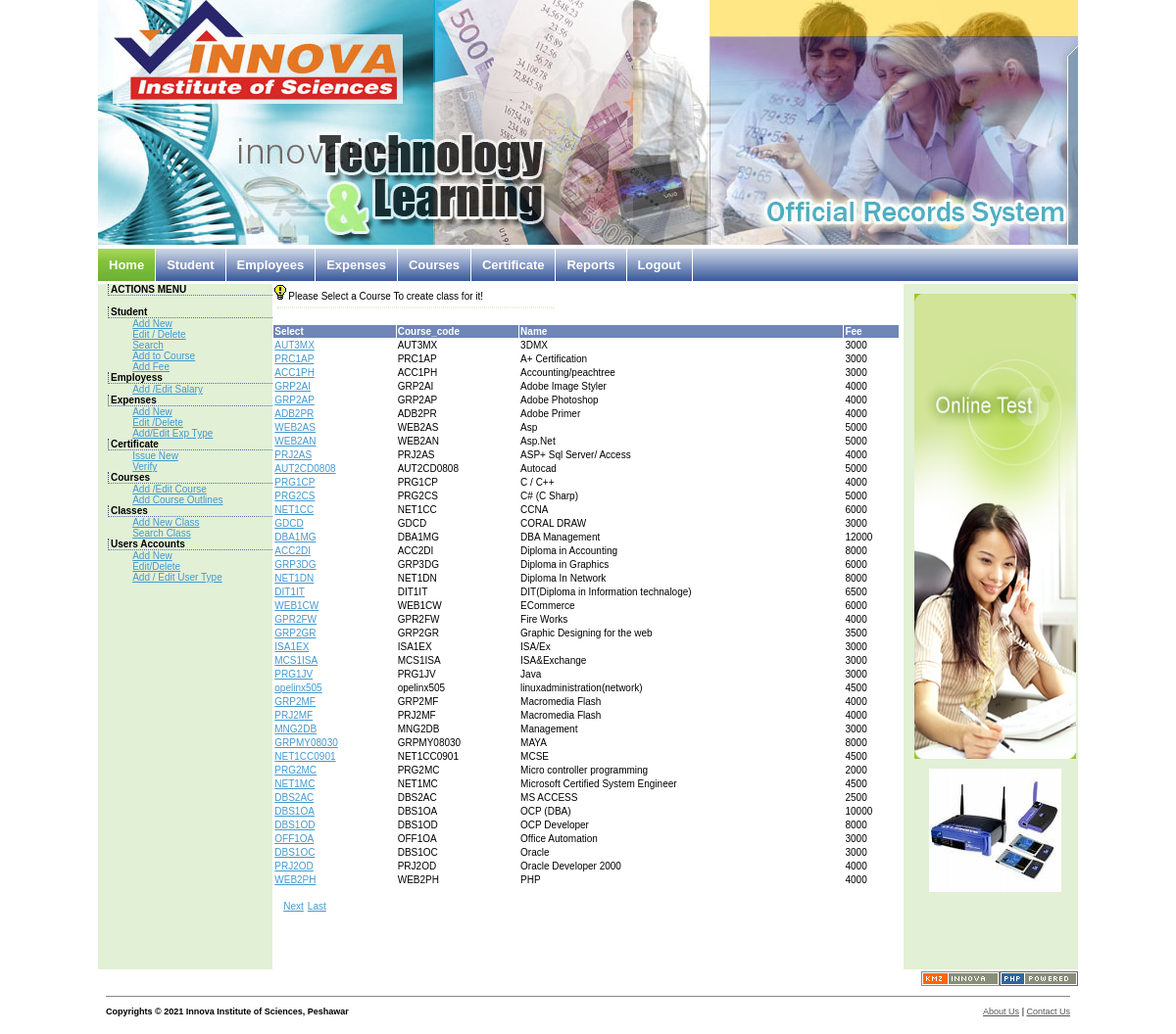
The app's page /addnewclass.php with its own data.
### tables this page shows
CREATE TABLE IF NOT EXISTS `courses` (
  `course_code` varchar(10) NOT NULL default '',
  `name` varchar(100) default NULL,
  `fee` int(5) default NULL,
  PRIMARY KEY  (`course_code`)
);

### addnewclass.php (the view, shortened to what this page needs)
<?php require_once('Connections/conn.php'); ?>
<?php
$currentPage = $_SERVER["PHP_SELF"];
$maxRows_RS_AllCourses = 40;
$pageNum_RS_AllCourses = 0;
$startRow_RS_AllCourses = $pageNum_RS_AllCourses * $maxRows_RS_AllCourses;
$query_RS_AllCourses = "SELECT * FROM courses ORDER BY name ASC";
$query_limit_RS_AllCourses = sprintf("%s LIMIT %d, %d", $query_RS_AllCourses, $startRow_RS_AllCourses, $maxRows_RS_AllCourses);
$RS_AllCourses = mysql_query($query_limit_RS_AllCourses, $conn) or die(mysql_error());
$row_RS_AllCourses = mysql_fetch_assoc($RS_AllCourses);
if (isset($_GET['totalRows_RS_AllCourses'])) {
  $totalRows_RS_AllCourses = $_GET['totalRows_RS_AllCourses'];
} else {
  $all_RS_AllCourses = mysql_query($query_RS_AllCourses);
  $totalRows_RS_AllCourses = mysql_num_rows($all_RS_AllCourses);
}
$totalPages_RS_AllCourses = ceil($totalRows_RS_AllCourses/$maxRows_RS_AllCourses)-1;
$queryString_RS_AllCourses = "";
$queryString_RS_AllCourses = sprintf("&totalRows_RS_AllCourses=%d%s", $totalRows_RS_AllCourses, $queryString_RS_AllCourses);
?>
<!DOCTYPE html PUBLIC "-//W3C//DTD XHTML 1.0 Transitional//EN" "http://www.w3.org/TR/xhtml1/DTD/xhtml1-transitional.dtd">
<html xmlns="http://www.w3.org/1999/xhtml"><head>
	<link rel="stylesheet" type="text/css" href="gnpcss.css" media="screen" />
</head>
<body>
<div align="center">
  <table border="0" cellpadding="0" cellspacing="0" width="1000">
    <tbody><tr>
      <td class="PageTopHeader" align="left" height="180" valign="middle" width="1000"><img src="images/header_logo.jpg" width="1000" height="250" /></td>
    </tr>
    <tr>
      <td align="left" height="40" valign="middle" width="1000"><?php
				require("top_menu.php");
				?>        <br style="clear: left;" /></td>
    </tr>
    <tr>
      <td><table border="0" cellpadding="0" cellspacing="0" width="1000">
          <tbody><tr>
            <td width="179" height="653" align="left" valign="top"><?php
				require("left_menu.php");
				?>
						</td>
            <td align="left" valign="top" width="652"><table border="0" cellpadding="0" cellspacing="0" width="640">
              <tbody>
                <tr>
                  <td align="left" valign="top" width="292"><div class="MarginStyle1" align="justify"><img src="images/icons/b_tipp.png" width="16" height="16" />Please Select a Course To create class for it!</div>
                    <div class="MarginStyle1" align="justify">
                        <div class="text" align="justify"> </div>
                    </div></td>
                  <td align="left" valign="top" width="348"><div class="MarginStyle1" align="left"></div></td>
                </tr>
                <tr>
                  <td colspan="2" align="left" valign="top">&nbsp;
                    <table width="100%" border="0" cellpadding="1" cellspacing="1">
                      <tr>
                        <td class="headerzorkif">Select</td>
                        <td class="headerzorkif">course_code</td>
                        <td class="headerzorkif">name</td>
                        <td class="headerzorkif">fee</td>
                      </tr>
                      <?php do { ?>
                        <tr>
                          <td><a href="addnewclass2.php?course_code=<?php echo $row_RS_AllCourses['course_code']; ?>"><?php echo $row_RS_AllCourses['course_code']; ?></a></td>
                          <td><?php echo $row_RS_AllCourses['course_code']; ?></td>
                          <td><?php echo $row_RS_AllCourses['name']; ?></td>
                          <td><?php echo $row_RS_AllCourses['fee']; ?></td>
                        </tr>
                        <?php } while ($row_RS_AllCourses = mysql_fetch_assoc($RS_AllCourses)); ?>
                    </table></td>
                  </tr>
                <tr>
                  <td align="left" valign="top">&nbsp;
                    <table border="0">
                      <tr>
                        <td><?php if ($pageNum_RS_AllCourses > 0) {  ?>
                              <a href="<?php printf("%s?pageNum_RS_AllCourses=%d%s", $currentPage, 0, $queryString_RS_AllCourses); ?>">First</a>
                              <?php }  ?>
                        </td>
                        <td><?php if ($pageNum_RS_AllCourses > 0) {  ?>
                              <a href="<?php printf("%s?pageNum_RS_AllCourses=%d%s", $currentPage, max(0, $pageNum_RS_AllCourses - 1), $queryString_RS_AllCourses); ?>">Previous</a>
                              <?php }  ?>
                        </td>
                        <td><?php if ($pageNum_RS_AllCourses < $totalPages_RS_AllCourses) {  ?>
                              <a href="<?php printf("%s?pageNum_RS_AllCourses=%d%s", $currentPage, min($totalPages_RS_AllCourses, $pageNum_RS_AllCourses + 1), $queryString_RS_AllCourses); ?>">Next</a>
                              <?php }  ?>
                        </td>
                        <td><?php if ($pageNum_RS_AllCourses < $totalPages_RS_AllCourses) {  ?>
                              <a href="<?php printf("%s?pageNum_RS_AllCourses=%d%s", $currentPage, $totalPages_RS_AllCourses, $queryString_RS_AllCourses); ?>">Last</a>
                              <?php }  ?>
                        </td>
                      </tr>
                    </table></td>
                  <td align="left" valign="top">&nbsp;</td>
                </tr>
              </tbody>
            </table></td>
            <td align="left" valign="top" width="179"><div id="leftbar">
              <div id="searchBox">
                <p align="center"><img src="images/onlinetest_pic.jpg" width="165" height="475" /></p>
                <p align="center"><img src="images/photo99999p.jpg" width="135" height="126" /></p>
              </div>
              </div>              </td>
          </tr>
        </tbody></table></td>
    </tr>
    <tr>
      <td align="right" height="19"><img src="images/kmz_innova.gif" width="80" height="15" /><img src="images/php.gif" alt="PHP|Powered" height="15" width="80" /></td>
    </tr>
    <tr>
      <td><?php
				require("footer.php");
				?></td>
    </tr>
  </tbody></table>
</div>
</body>
</html>

### gnpcss.css (style rules this page uses)
#leftbar { background: #E2F0D6; float: left; width: 178px; padding: 0px; height: 700px; }
#searchBox { border-left: 10px solid #E2F0D6; border-bottom: 5px solid #E2F0D6; width: 168px; font-size: 10px; color: #000000; height: auto; }
body { margin: 0; padding: 0; text-align: center; min-width: 1000px; font-size: 10px; font-family: Verdana, Arial, Helvetica, sans-serif; list-style-image: url(images/icons/bullet_arrow.png); background-repeat: no-repeat; background-color: #FFFFFF; }
a, a:link, a:visited { color: #4498CE; text-decoration: underline; }
.headerzorkif { font-family: Verdana, Arial, Helvetica, sans-serif; font-size: 10px; font-style: normal; font-weight: bold; color: #FFFFFF; text-transform: capitalize; background-color: #6F86B6; }
.text { font-family: Verdana, Arial, Helvetica, sans-serif; font-size: 10px; margin: 5px; border: thin dotted #E2F0D6; }
img { border:0 }

### records on screen
courses: course_code "AUT3MX", name "3DMX", fee "3000"
courses: course_code "PRC1AP", name "A+ Certification", fee "3000"
courses: course_code "ACC1PH", name "Accounting/peachtree", fee "3000"
courses: course_code "GRP2AI", name "Adobe Image Styler", fee "4000"
courses: course_code "GRP2AP", name "Adobe Photoshop", fee "4000"
courses: course_code "ADB2PR", name "Adobe Primer", fee "4000"
courses: course_code "WEB2AS", name "Asp", fee "5000"
courses: course_code "WEB2AN", name "Asp.Net", fee "5000"
courses: course_code "PRJ2AS", name "ASP+ Sql Server/ Access", fee "4000"
courses: course_code "AUT2CD0808", name "Autocad", fee "5000"
courses: course_code "PRG1CP", name "C / C++", fee "4000"
courses: course_code "PRG2CS", name "C# (C Sharp)", fee "5000"
courses: course_code "NET1CC", name "CCNA", fee "6000"
courses: course_code "GDCD", name "CORAL DRAW", fee "3000"
courses: course_code "DBA1MG", name "DBA Management", fee "12000"
courses: course_code "ACC2DI", name "Diploma in Accounting", fee "8000"
courses: course_code "GRP3DG", name "Diploma in Graphics", fee "6000"
courses: course_code "NET1DN", name "Diploma In Network", fee "8000"
courses: course_code "DIT1IT", name "DIT(Diploma in Information technaloge)", fee "6500"
courses: course_code "WEB1CW", name "ECommerce", fee "6000"
courses: course_code "GPR2FW", name "Fire Works", fee "4000"
courses: course_code "GRP2GR", name "Graphic Designing for the web", fee "3500"
courses: course_code "ISA1EX", name "ISA/Ex", fee "3000"
courses: course_code "MCS1ISA", name "ISA&Exchange", fee "3000"
courses: course_code "PRG1JV", name "Java", fee "3000"
courses: course_code "opelinx505", name "linuxadministration(network)", fee "4500"
courses: course_code "GRP2MF", name "Macromedia Flash", fee "4000"
courses: course_code "PRJ2MF", name "Macromedia Flash", fee "4000"
courses: course_code "MNG2DB", name "Management", fee "3000"
courses: course_code "GRPMY08030", name "MAYA", fee "8000"
courses: course_code "NET1CC0901", name "MCSE", fee "4500"
courses: course_code "PRG2MC", name "Micro controller programming", fee "2000"
courses: course_code "NET1MC", name "Microsoft Certified System Engineer", fee "4500"
courses: course_code "DBS2AC", name "MS ACCESS", fee "2500"
courses: course_code "DBS1OA", name "OCP (DBA)", fee "10000"
courses: course_code "DBS1OD", name "OCP Developer", fee "8000"
courses: course_code "OFF1OA", name "Office Automation", fee "3000"
courses: course_code "DBS1OC", name "Oracle", fee "3000"
courses: course_code "PRJ2OD", name "Oracle Developer 2000", fee "4000"
courses: course_code "WEB2PH", name "PHP", fee "4000"
